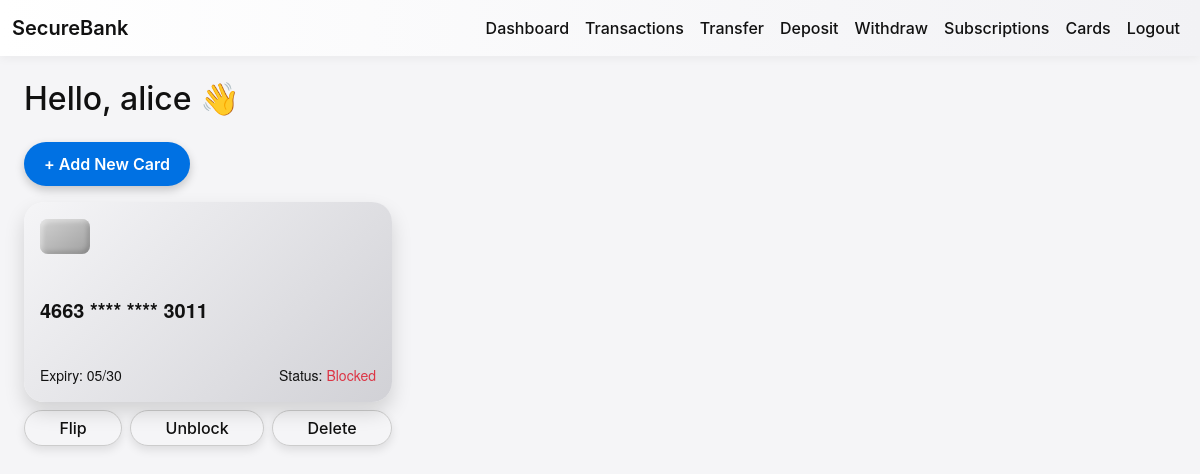
Before: /cards (signed in) with the older database file.
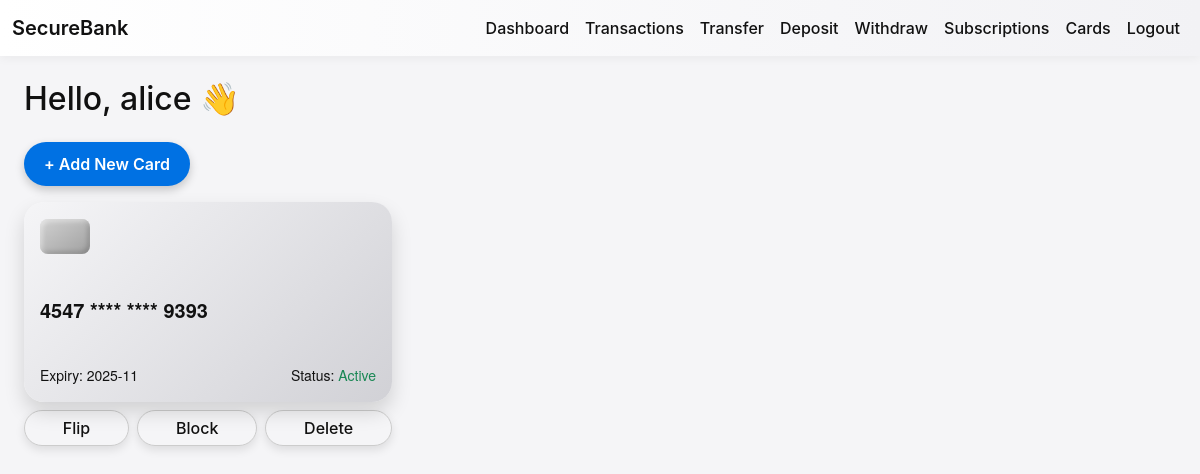
After: the same page with the newer database file.
### app/models/models.py (models this page shows)
class Card(db.Model):
    __tablename__ = 'card'
    id = db.Column(db.Integer, primary_key=True)
    account_id = db.Column(db.Integer, db.ForeignKey('account.id'), nullable=False)
    card_number = db.Column(db.String(20), unique=True)
    card_type = db.Column(db.String(20), default='debit')
    expiry = db.Column(db.String(10))
    cvv = db.Column(db.String(6))
    blocked = db.Column(db.Boolean, default=False)
    limit = db.Column(db.Float, default=5000.0)
    pin = db.Column(db.String(128))  # store hashed PIN

### app/routes.py (the view)
@main.route('/cards')
def cards_view():
    if 'user_id' not in session:
        flash('Please login first.', 'warning')
        return redirect(url_for('main.login_view'))
    account = Account.query.filter_by(user_id=session['user_id']).first()
    cards = Card.query.filter_by(account_id=account.id).all() if account else []
    return render_template('cards.html', cards=cards, username=session['username'])

### app/templates/cards.html (shortened to what this page needs)
{% extends 'base.html' %}
{% block content %}
<div class="container mt-4">
  <h2 class="mb-4">Hello, {{ username }} 👋</h2>
  <button class="btn apple-btn mb-3" data-bs-toggle="modal" data-bs-target="#addCardModal">
    + Add New Card
  </button>
  <div class="row">
    {% for card in cards %}
    <div class="col-md-4 mb-4">
      <div class="flip-card">
        <div class="flip-card-inner" id="cardInner{{ card.id }}">
          <div class="flip-card-front p-3 card-front">
            <div class="d-flex justify-content-between align-items-center">
              <div class="chip3d"></div>
              <div class="apple-logo"></div>
            </div>
            <div>
              <p class="fs-5 fw-bold mt-3">{{ card.card_number[:4] }} **** **** {{ card.card_number[-4:] }}</p>
            </div>
            <div class="d-flex justify-content-between">
              <small>Expiry: {{ card.expiry }}</small>
              <small>Status: {% if card.blocked %}<span class="text-danger">Blocked</span>{% else %}<span class="text-success">Active</span>{% endif %}</small>
            </div>
          </div>
          <div class="flip-card-back p-3 card-back">
            <div class="magnetic-strip"></div>
            <div class="mt-3">
              <p class="mb-1"><strong>CVV:</strong> {{ card.cvv }}</p>
              <p class="mb-0"><strong>Account ID:</strong> {{ card.account_id }}</p>
            </div>
            <div class="d-flex justify-content-end mt-auto">
              <div class="apple-logo-small"> SecureBank</div>
            </div>
          </div>
        </div>
        <div class="mt-2 d-flex gap-2 justify-content-between">
          <button class="btn apple-action-btn flex-grow-1" onclick="flipCard('{{ card.id }}')">Flip</button>
          <a href="{{ url_for('main.toggle_card_view', card_id=card.id) }}" class="btn apple-action-btn flex-grow-1">
            {% if card.blocked %}Unblock{% else %}Block{% endif %}
          </a>
          <a href="{{ url_for('main.delete_card_view', card_id=card.id) }}" class="btn apple-action-btn flex-grow-1">Delete</a>
        </div>
      </div>
    </div>
    {% endfor %}
  </div>
</div>
{% endblock %}

Changed rows visible on the page:
removed Card: card_number "4663", card_number "3011", expiry "05/30", blocked "Blocked"
added Card: card_number "4547", card_number "9393", expiry "2025-11", blocked "Active"
